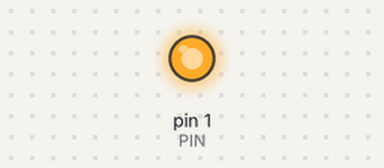
A sketch run on a simulated Arduino Uno, built with avr-gcc and run on an emulated ATmega328P. Parts: output pins drawn as LEDs (lit = HIGH).

Above: at 0.1 s.
Timing chart, 0 to 1.6 s (numbered marks = the images above):
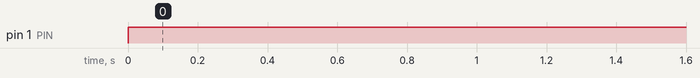

Measured:
- by itself, pin 1 (PIN): LOW → HIGH at 0.00 s

The sketch:

program_1.ino
```cpp
/* Configuring a Arduino digital pin to OUTPUT mode and write HIGH value continuously
 *
 * Choosing Digital pin 1 and configuring to OUTPUT mode and
 * writting HIGH values continuously.
 *
 * Hardware components
 * Arduino Uno
 * DC Voltmeter
 *
 * Author: Sanghavi
 * Date : 27-08-2022
 */
// As we need a constant for a digital pin
const int PIN=1;
void setup() {

  // Configure D1 of Arduino to OUTPUT mode
  pinMode(PIN,OUTPUT);
}

void loop() {

  // Write D1 of Arduino to HIGH
  digitalWrite(PIN,HIGH);
}
```
